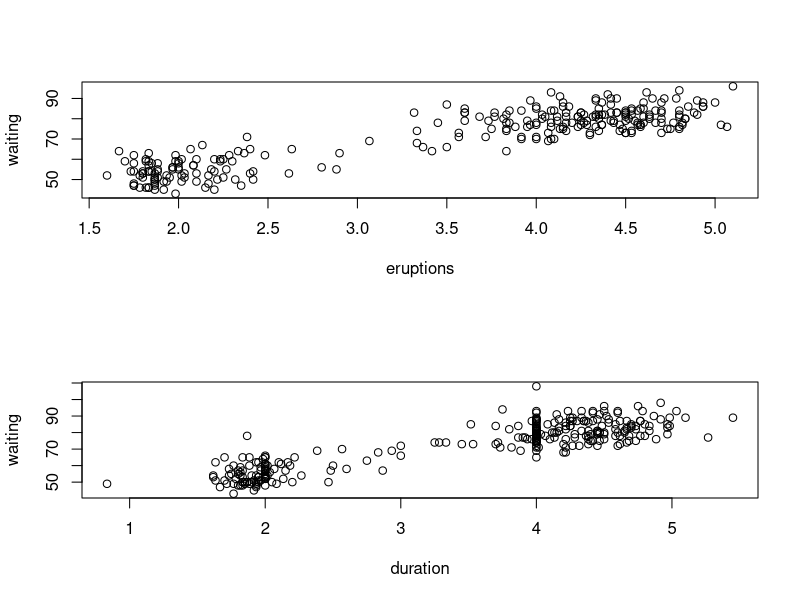

R code for this plot: (Note: this script raises an error after producing the figure.)
### The following code is based on algorithms noted in Murphy, 2012 Probabilistic Machine Learning.
### Specifically, Chapter 11, section 4.

###############################
### EM for gaussian mixture ###
###############################
gaussmixEM = function(params, X, clusters = 2, tol=.00001, maxits=100, showits=T){     
  # Arguments are starting parameters (means, covariances, cluster probability), data, number of clusters desired, tolerance,
  # maximum iterations, and whether to show iterations
  
  # Starting points
  N = nrow(X)
  nams = names(params)
  mu = params$mu
  var = params$var
  probs = params$probs
  
  # Other initializations
  ri = matrix(0, ncol=clusters, nrow=N)  #initialize cluster 'responsibilities', i.e. probability of cluster membership for each observation i
  it = 0
  converged = FALSE
  
  if (showits)                                  # Show iterations
    cat(paste("Iterations of EM:", "\n"))
  
  while ((!converged) & (it < maxits)) { 
    probsOld = probs
    muOld = mu
    varOld = var
    riOld = ri
    
    ### E
    # Compute responsibilities
    for (k in 1:clusters){
      ri[,k] = probs[k] * dnorm(X, mu[k], sd = sqrt(var[k]), log=F)
    }
    ri = ri/rowSums(ri)
    
    ### M
    rk = colSums(ri)                           # rk is the weighted average cluster membership size
    probs = rk/N
    mu = (t(X) %*% ri) / rk                      # could do mu and var via log likelihood here but this is more straightforward
    var = (t(X^2) %*% ri) / rk - mu^2

    parmlistold = rbind(probsOld, muOld, varOld)
    parmlistcurrent = rbind(probs, mu, var)
    it = it + 1
    if (showits & it == 1 | it%%5 == 0)        # if showits true, & it =1 or divisible by 5 print message
      cat(paste(format(it), "...", "\n", sep = ""))
    converged = max(abs(parmlistold - parmlistcurrent)) <= tol
  }
  
  clust = which(round(ri)==1, arr.ind=T)       # create cluster membership
  clust = clust[order(clust[,1]), 2]           # order accoring to row rather than cluster
  out = list(probs=probs, mu=mu, var=var, resp=ri, cluster=clust)
} 


### This example uses Old Faithful geyser eruptions.  This is only a univariate mixture for either eruption time or wait time.
### The next will be doing both variables, i.e. multivariate normal.  'Geyser' is supposedly more accurate, though seems to have 
### arbitrarily assigned some duration values.  See also http://www.geyserstudy.org/geyser.aspx?pGeyserNo=OLDFAITHFUL, but that only has
### intervals. Some July 1995 data is available

### faithful data set
data(faithful)
head(faithful)

# starting parameters; requires mean, variance and class probabilitiy
params1 = list(mu=c(2, 5), var=c(1, 1), probs=c(.5, .5))  # note that starts from mean must be in data range or it will break.  
params2 = list(mu=c(50, 90), var=c(1, 15), probs=c(.5, .5))  

X1 = matrix(faithful[,1])
X2 = matrix(faithful[,2])

test1 = gaussmixEM(params1, X=X1, tol=1e-8)
test2 = gaussmixEM(params2, X=X2, tol=1e-8)

# Compare to flexmix package results
library(flexmix)
flexmod1 = flexmix(X1~1, k=2, control=list(tolerance=1e-8, iter.max=100))
flexmod2 = flexmix(X2~1, k=2, control=list(tolerance=1e-8, iter.max=100))

# the following provides means, variances and probability of group membership;
# note that the cluster is arbitrary so cluster 1 for one model may be cluster 2 in another

### Eruptions
meanvar = rbind(test1$mu, sqrt(test1$var)); rownames(meanvar) = c('means', 'variances')
meanvarFlex = parameters(flexmod1); rownames(meanvarFlex) = c('means', 'variances')
probMembership = test1$probs
probMembershipFlex = flexmod1@size/sum(flexmod1@size)

list(params=cbind(meanvarFlex, meanvar), clusterpobs=cbind(probMembership, probMembershipFlex) )

### Waiting
meanvar = rbind(test2$mu, sqrt(test2$var)); rownames(meanvar) = c('means', 'variances')
meanvarFlex = parameters(flexmod2); rownames(meanvarFlex) = c('means', 'variances')
probMembership = test2$probs
probMembershipFlex = flexmod2@size/sum(flexmod2@size)

list(params=cbind(meanvarFlex, meanvar), clusterpobs=cbind(probMembership, probMembershipFlex) )

# MASS version (reversed columns)
# These don't look even remotely the same data on initial inspection; 'geyser' is even more rounded and of opposite conclusion;
# Turns out geyser is offset by 1, such that duration 1 should be coupled with waiting 2 and on down
# Still the rounding at 2 and 4 (and whatever division was done on duration) makes this fairly poor data

library(MASS)
geyser = data.frame(duration=geyser$duration[-299], waiting=geyser$waiting[-1])

# compare to faithful
layout(1:2); plot(faithful); plot(geyser)

X3 = matrix(geyser[,1]) 
X4 = matrix(geyser[,2])


### MASS version
test3 = gaussmixEM(params1, X=X3, tol=1e-8)
test4 = gaussmixEM(params2, X=X4, tol=1e-8)

flexmod3 = flexmix(X3~1, k=2, control=list(tolerance=1e-8, iter.max=100))
flexmod4 = flexmix(X4~1, k=2, control=list(tolerance=1e-8, iter.max=100))

# note variability differences compared to faithful dataset
# Eruptions/Duration
meanvar = rbind(test3$mu, sqrt(test3$var)); rownames(meanvar) = c('means', 'variances')
meanvarFlex = parameters(flexmod3); rownames(meanvarFlex) = c('means', 'variances')
probMembership = test3$probs
probMembershipFlex = flexmod3@size/sum(flexmod3@size)

list(params=cbind(meanvarFlex, meanvar), clusterpobs=cbind(probMembership, probMembershipFlex) )

# Waiting
meanvar = rbind(test4$mu, sqrt(test4$var)); rownames(meanvar) = c('means', 'variances')
meanvarFlex = parameters(flexmod4); rownames(meanvarFlex) = c('means', 'variances')
probMembership = test4$probs
probMembershipFlex = flexmod4@size/sum(flexmod4@size)

list(params=cbind(meanvarFlex, meanvar), clusterpobs=cbind(probMembership, probMembershipFlex) )

### Some plots
library(ggplot2)
qplot(x=eruptions, y=waiting, data=faithful) + ggtheme

ggplot(aes(x=eruptions, y=waiting), data=faithful) +
  geom_point(aes(color=factor(test2$cluster))) +
  ggtheme

ggplot(aes(x=eruptions, y=waiting), data=faithful) +
  geom_point(aes(color=test2$resp[,1])) +
  ggtheme

# Now, let me know when a mixture of gaussians is a realistic approach for your data.
